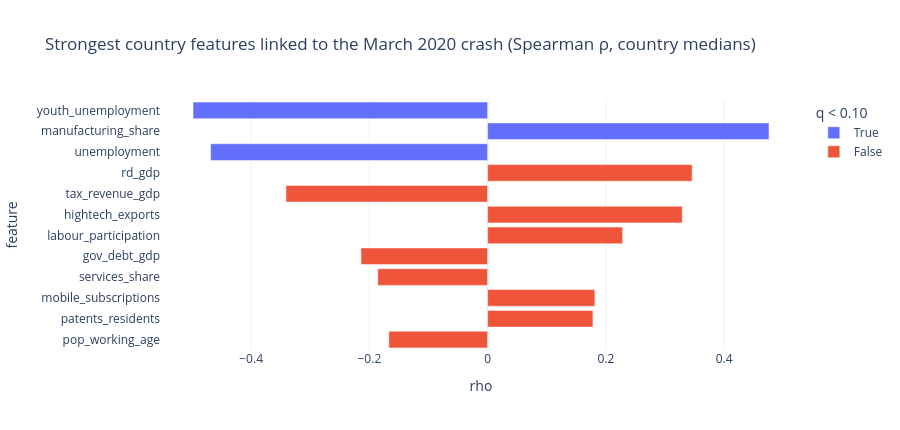

The cell this chart's notebook holds for it:
### Markdown cell above
### What protected firms? Country-level scan
Median crash return per country against every country feature (Spearman, Benjamini–Hochberg corrected). Countries with fewer than 10 companies are left out.

### Code cell
cc = comp.dropna(subset=["crash"]).groupby("iso3").agg(crash=("crash", "median"), n=("crash", "size")).query("n >= @MIN_FIRMS")
sc = scan(profile.loc[cc.index], cc.crash, feat_cols, min_n=15)
fig = px.bar(sc.reset_index().head(12), x="rho", y="feature", orientation="h", color=sc.head(12).q.values < 0.10, title="Strongest country features linked to the March 2020 crash (Spearman ρ, country medians)",
             labels={"color": "q < 0.10"}); fig.update_layout(height=430, yaxis_autorange="reversed"); fig.show()
print(f"{len(sc)} features scanned; {int((sc.q < 0.10).sum())} with q < 0.10. A positive ρ = smaller fall where the feature is high.")
sc.head(12)

### Figure 1 — Plotly figure (JSON) as saved in the notebook; plotly's stock layout.template omitted (floating-point values rounded to 4 significant figures)
{"data": [{"hovertemplate": "q < 0.10=True<br>rho=%{x}<br>feature=%{y}<extra></extra>", "legendgroup": "True", "marker": {"color": "#636efa", "pattern": {"shape": ""}}, "name": "True", "orientation": "h", "showlegend": true, "textposition": "auto", "type": "bar", "x": [-0.4983, 0.4759, -0.4686], "xaxis": "x", "y": ["youth_unemployment", "manufacturing_share", "unemployment"], "yaxis": "y"}, {"hovertemplate": "q < 0.10=False<br>rho=%{x}<br>feature=%{y}<extra></extra>", "legendgroup": "False", "marker": {"color": "#EF553B", "pattern": {"shape": ""}}, "name": "False", "orientation": "h", "showlegend": true, "textposition": "auto", "type": "bar", "x": [0.3459, -0.341, 0.3292, 0.2283, -0.2142, -0.1858, 0.1815, 0.1781, -0.1671], "xaxis": "x", "y": ["rd_gdp", "tax_revenue_gdp", "hightech_exports", "labour_participation", "gov_debt_gdp", "services_share", "mobile_subscriptions", "patents_residents", "pop_working_age"], "yaxis": "y"}], "layout": {"barmode": "relative", "height": 430, "legend": {"title": {"text": "q < 0.10"}, "tracegroupgap": 0}, "title": {"text": "Strongest country features linked to the March 2020 crash (Spearman ρ, country medians)"}, "xaxis": {"anchor": "y", "domain": [0.0, 1.0], "title": {"text": "rho"}}, "yaxis": {"anchor": "x", "autorange": "reversed", "domain": [0.0, 1.0], "title": {"text": "feature"}}}}
